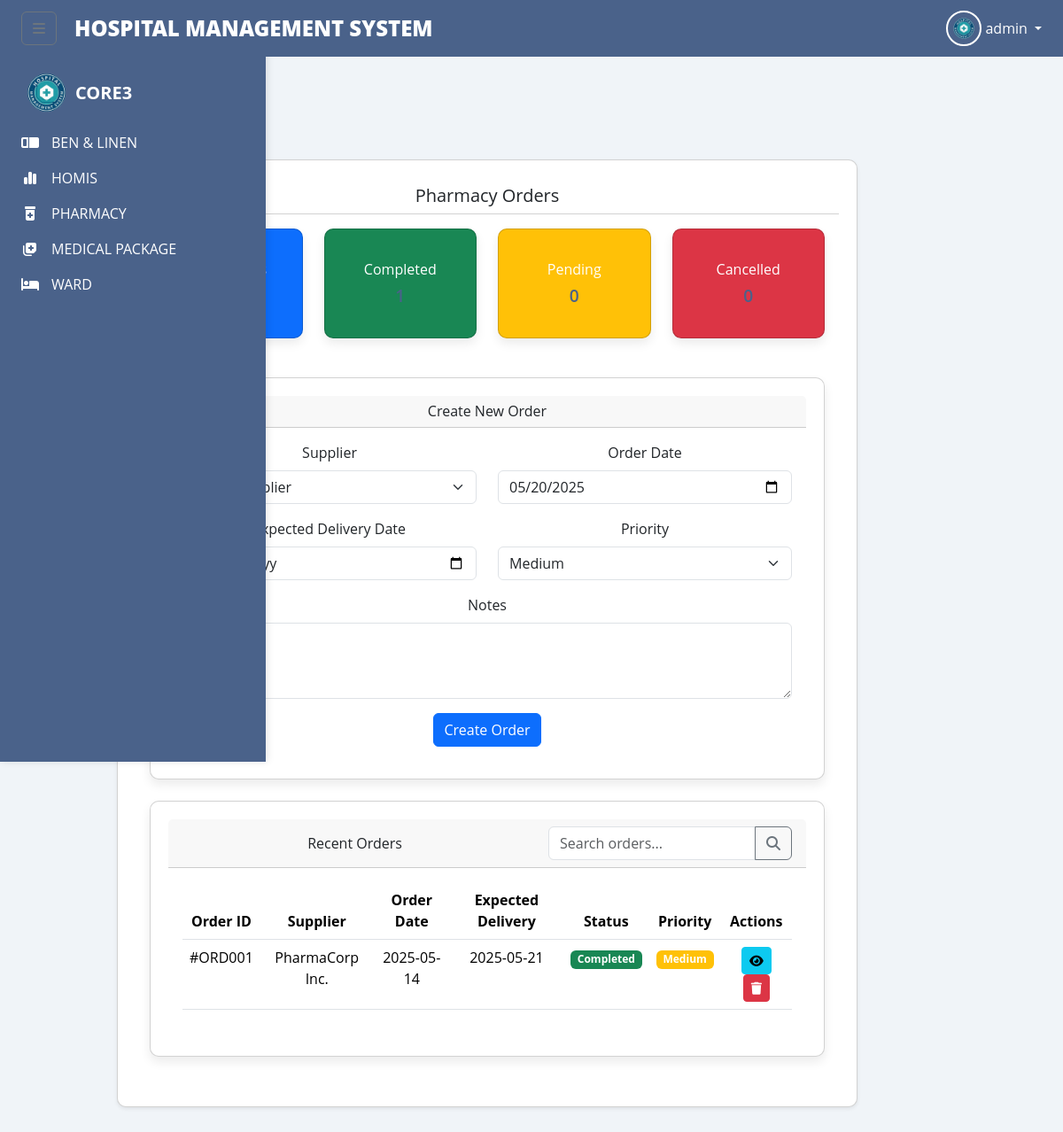
Page /pharmacy_orders.php (signed in) on the committed database.
### tables this page shows
CREATE TABLE `pharmacy_orders` (
  `order_id` int(11) NOT NULL,
  `supplier_id` int(11) NOT NULL,
  `order_date` date NOT NULL,
  `expected_delivery_date` date NOT NULL,
  `status` enum('pending','completed','cancelled') DEFAULT 'pending',
  `priority` enum('low','medium','high') DEFAULT 'medium',
  `notes` text DEFAULT NULL,
  `created_at` timestamp NOT NULL DEFAULT current_timestamp()
);

CREATE TABLE `pharmacy_suppliers` (
  `supplier_id` int(11) NOT NULL,
  `company_name` varchar(255) NOT NULL,
  `contact_person` varchar(255) NOT NULL,
  `email` varchar(255) NOT NULL,
  `phone` varchar(50) NOT NULL,
  `address` text NOT NULL,
  `status` enum('active','inactive') DEFAULT 'active',
  `created_at` timestamp NOT NULL DEFAULT current_timestamp()
);

### pharmacy_orders.php (the view, shortened to what this page needs)
<?php
include 'config.php';
$total_orders = 0;
$completed_orders = 0;
$pending_orders = 0;
$cancelled_orders = 0;
$result = $conn->query("SELECT
    COUNT(*) as total,
    SUM(CASE WHEN status = 'completed' THEN 1 ELSE 0 END) as completed,
    SUM(CASE WHEN status = 'pending' THEN 1 ELSE 0 END) as pending,
    SUM(CASE WHEN status = 'cancelled' THEN 1 ELSE 0 END) as cancelled
FROM pharmacy_orders");
if ($result && $row = $result->fetch_assoc()) {
    $total_orders = $row['total'];
    $completed_orders = $row['completed'];
    $pending_orders = $row['pending'];
    $cancelled_orders = $row['cancelled'];
}
$orders = [];
$result = $conn->query("SELECT o.*, s.company_name
                        FROM pharmacy_orders o
                        JOIN pharmacy_suppliers s ON o.supplier_id = s.supplier_id
                        ORDER BY o.order_date DESC");
if ($result && $result->num_rows > 0) {
    while ($row = $result->fetch_assoc()) {
        $orders[] = $row;
    }
}
?>
<!DOCTYPE html>
<html lang="en">
<head>
    <link href="https://cdn.jsdelivr.net/npm/bootstrap@5.3.3/dist/css/bootstrap.min.css" rel="stylesheet">
    <link rel="stylesheet" href="https://cdnjs.cloudflare.com/ajax/libs/font-awesome/6.5.2/css/all.min.css">
    <link href='https://unpkg.com/boxicons@2.1.4/css/boxicons.min.css' rel='stylesheet'>
    <link rel="stylesheet" href="../components/tm.css">
</head>
<body>
    <?php include_once 'index.php'; ?>
    <div class="main-content">
        <div class="container-fluid">
            <div class="row">
                <div class="col-12">
                    <div class="card shadow-sm">
                        <div class="card-header bg-white">
                            <h5 class="mb-0">Pharmacy Orders</h5>
                        </div>
                        <div class="card-body">
                            <div class="row mb-4">
                                <div class="col-md-3">
                                    <div class="card bg-primary text-white">
                                        <div class="card-body">
                                            <h6 class="card-title">Total Orders</h6>
                                            <h3 class="mb-0"><?php echo $total_orders; ?></h3>
                                        </div>
                                    </div>
                                </div>
                                <div class="col-md-3">
                                    <div class="card bg-success text-white">
                                        <div class="card-body">
                                            <h6 class="card-title">Completed</h6>
                                            <h3 class="mb-0"><?php echo $completed_orders; ?></h3>
                                        </div>
                                    </div>
                                </div>
                                <div class="col-md-3">
                                    <div class="card bg-warning text-white">
                                        <div class="card-body">
                                            <h6 class="card-title">Pending</h6>
                                            <h3 class="mb-0"><?php echo $pending_orders; ?></h3>
                                        </div>
                                    </div>
                                </div>
                                <div class="col-md-3">
                                    <div class="card bg-danger text-white">
                                        <div class="card-body">
                                            <h6 class="card-title">Cancelled</h6>
                                            <h3 class="mb-0"><?php echo $cancelled_orders; ?></h3>
                                        </div>
                                    </div>
                                </div>
                            </div>
                            <div class="card mb-4">
                                <div class="card-header">
                                    <h6 class="mb-0">Create New Order</h6>
                                </div>
                                <div class="card-body">
                                    <form id="newOrderForm" method="POST">
                                        <div class="row">
                                            <div class="col-md-6 mb-3">
                                                <label class="form-label">Supplier</label>
                                                <select class="form-select" name="supplier_id" required>
                                                    <option value="">Select Supplier</option>
                                                </select>
                                            </div>
                                            <div class="col-md-6 mb-3">
                                                <label class="form-label">Order Date</label>
                                                <input type="date" name="order_date" class="form-control" value="<?php echo date('Y-m-d'); ?>" required>
                                            </div>
                                        </div>
                                        <div class="row">
                                            <div class="col-md-6 mb-3">
                                                <label class="form-label">Expected Delivery Date</label>
                                                <input type="date" name="expected_delivery_date" class="form-control" required>
                                            </div>
                                            <div class="col-md-6 mb-3">
                                                <label class="form-label">Priority</label>
                                                <select class="form-select" name="priority" required>
                                                    <option value="medium" selected>Medium</option>
                                                </select>
                                            </div>
                                        </div>
                                        <div class="mb-3">
                                            <label class="form-label">Notes</label>
                                            <textarea class="form-control" name="notes" rows="3"></textarea>
                                        </div>
                                        <button type="submit" name="create_order" class="btn btn-primary">Create Order</button>
                                    </form>
                                </div>
                            </div>
                            <div class="card">
                                <div class="card-header">
                                    <div class="row align-items-center">
                                        <div class="col">
                                            <h6 class="mb-0">Recent Orders</h6>
                                        </div>
                                        <div class="col-auto">
                                            <div class="input-group">
                                                <input type="text" class="form-control" id="orderSearch" placeholder="Search orders...">
                                                <button class="btn btn-outline-secondary" type="button" onclick="searchOrders()">
                                                    <i class="fas fa-search"></i>
                                                </button>
                                            </div>
                                        </div>
                                    </div>
                                </div>
                                <div class="card-body">
                                    <div class="table-responsive">
                                        <table class="table">
                                            <thead>
                                                <tr>
                                                    <th>Order ID</th>
                                                    <th>Supplier</th>
                                                    <th>Order Date</th>
                                                    <th>Expected Delivery</th>
                                                    <th>Status</th>
                                                    <th>Priority</th>
                                                    <th>Actions</th>
                                                </tr>
                                            </thead>
                                            <tbody>
                                                <?php foreach ($orders as $order): ?>
                                                <tr>
                                                    <td>#ORD<?php echo str_pad($order['order_id'], 3, '0', STR_PAD_LEFT); ?></td>
                                                    <td><?php echo htmlspecialchars($order['company_name']); ?></td>
                                                    <td><?php echo date('Y-m-d', strtotime($order['order_date'])); ?></td>
                                                    <td><?php echo date('Y-m-d', strtotime($order['expected_delivery_date'])); ?></td>
                                                    <td>
                                                        <?php if ($order['status'] == 'completed'): ?>
                                                            <span class="badge bg-success">Completed</span>
                                                        <?php elseif ($order['status'] == 'pending'): ?>
                                                            <span class="badge bg-warning">Pending</span>
                                                        <?php elseif ($order['status'] == 'cancelled'): ?>
                                                            <span class="badge bg-danger">Cancelled</span>
                                                        <?php endif; ?>
                                                    </td>
                                                    <td>
                                                        <?php if ($order['priority'] == 'high'): ?>
                                                            <span class="badge bg-danger">High</span>
                                                        <?php elseif ($order['priority'] == 'medium'): ?>
                                                            <span class="badge bg-warning">Medium</span>
                                                        <?php elseif ($order['priority'] == 'low'): ?>
                                                            <span class="badge bg-info">Low</span>
                                                        <?php endif; ?>
                                                    </td>
                                                    <td>
                                                        <button class="btn btn-sm btn-info" onclick="viewOrder(<?php echo $order['order_id']; ?>, '<?php echo htmlspecialchars($order['company_name']); ?>', '<?php echo $order['order_date']; ?>', '<?php echo $order['expected_delivery_date']; ?>', '<?php echo $order['status']; ?>', '<?php echo $order['priority']; ?>', '<?php echo htmlspecialchars(addslashes($order['notes'] ?? '')); ?>')">
                                                            <i class="fas fa-eye"></i>
                                                        </button>
                                                        <a href="pharmacy_orders.php?delete=1&id=<?php echo $order['order_id']; ?>" class="btn btn-sm btn-danger" onclick="return confirm('Are you sure you want to delete this order?')">
                                                            <i class="fas fa-trash"></i>
                                                        </a>
                                                    </td>
                                                </tr>
                                                <?php endforeach; ?>
                                            </tbody>
                                        </table>
                                    </div>
                                </div>
                            </div>
                        </div>
                    </div>
                </div>
            </div>
        </div>
    </div>
</body>
</html>

### pharmacy_orders.php (style rules this page uses)
.main-content { margin-left: 300px; transition: margin-left 0.3s; padding: 20px; width: calc(100% - 300px); }
.container-fluid { padding: 0; margin: 0; width: 100%; }
.card { margin-bottom: 20px; }

### index.php (style rules this page uses)
body { font-family: 'Open Sans', sans-serif; background-color: #F0F4F8; }
.main-content { margin-left: 0; transition: margin-left 0.3s; padding-top: 64px; }
#sidebar:not(.collapsed) ~ .main-content { margin-left: 100px; }
.card { background-color: #fff; border-radius: 10px; box-shadow: 0 6px 12px rgba(0,0,0,0.08); padding: 20px; flex: 1 1 250px; text-align: center; transition: transform 0.3s, box-shadow 0.3s; }
.card h3 { color: #4A628A; margin-bottom: 15px; font-size: 1.2em; font-weight: 600; }

### rows in the picture
pharmacy_orders: order_id "001", supplier.company_name "PharmaCorp Inc.", order_date "2025-05-14", expected_delivery_date "2025-05-21", status "Completed", priority "Medium"

### other values in the picture
$_SESSION['account_type'] "admin"
$pending_orders "0"
